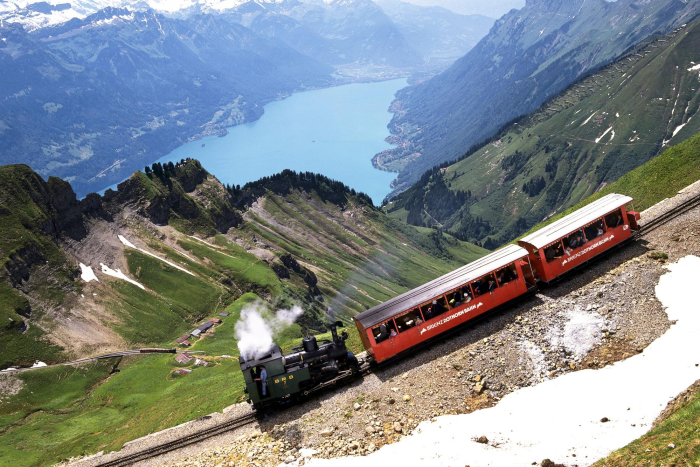
#> input picture docs/tests/SB3/stego.bmp, 700 x 467 px, given in place of stego.jpg, which was not available
$ python dcunstego.py
#> lines starting #> are read from the running program, lines starting #| are printed output that depends on the picture; pictures that were not available may be replaced by others from this repository, and a replacement may not be noted
import logging

from PIL import Image, ImageMath

logger = logging.getLogger("unstego")
logger.setLevel(logging.DEBUG)
#console logging channel
ch = logging.StreamHandler()
ch.setLevel(logging.DEBUG)

formatter = logging.Formatter('%(asctime)s(%(levelname)s) - %(message)s', "%H:%M:%S")
ch.setFormatter(formatter)
logger.addHandler(ch)


logger.info("Initializing")

stegoImage = Image.open(r"../../imgs/stego.jpg")
#> stegoImage is the input picture: PIL image 700x467 RGB; mean R, G, B 125.6, 133.1, 135.7
red, green, blue = stegoImage.split()
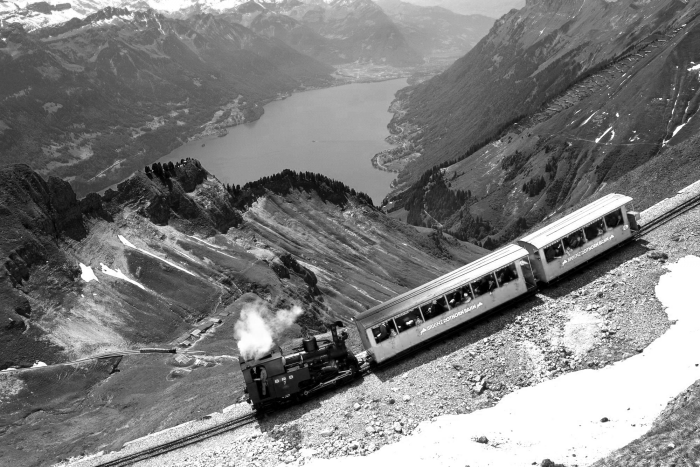
#> red: PIL image 700x467 L; min 0, max 255, mean 125.6
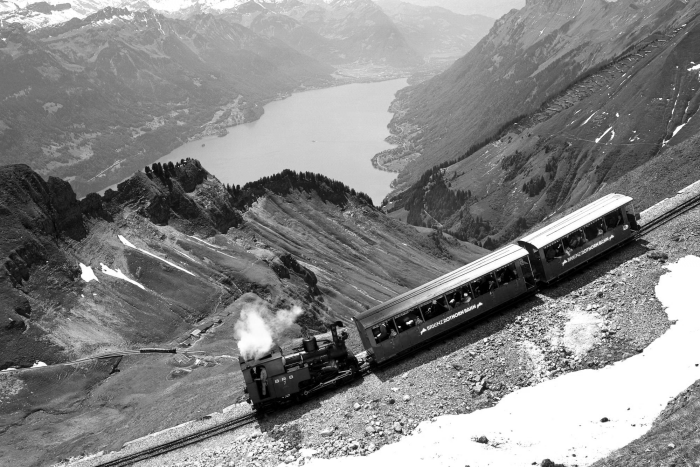
#> green: PIL image 700x467 L; min 0, max 255, mean 133.1
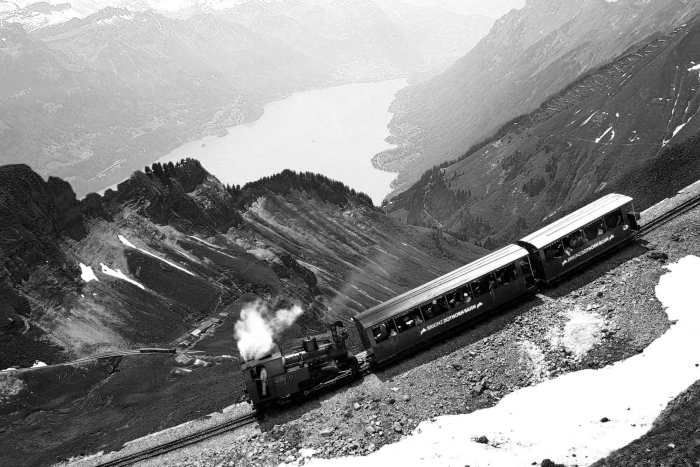
#> blue: PIL image 700x467 L; min 0, max 255, mean 135.7

dred = ImageMath.eval("(a&0x1)*255",a=red)
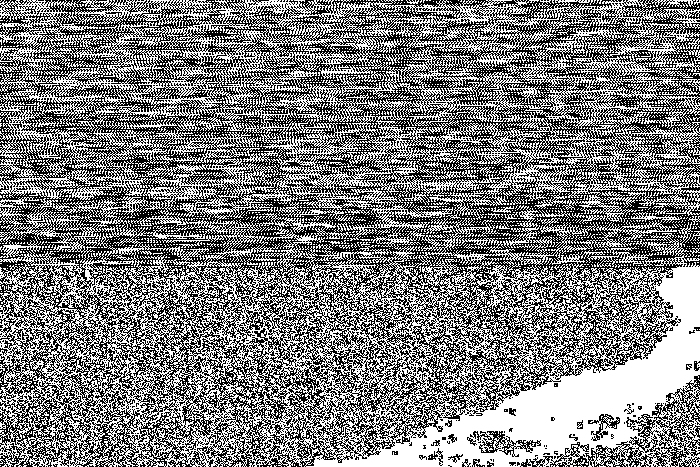
#> dred: PIL image 700x467 I; 49.7% white in thin lines or dots
#dgreen = ImageMath.eval("(a&0x1)*255",a=green)
#dblue = ImageMath.eval("(a&0x1)*255",a=blue)

dred = dred.convert("L")
#> dred: PIL image 700x467 L; 49.7% white in thin lines or dots
# [5 lines of commented-out code are left out]

dred.save(r"../../imgs/unstego.jpg")
